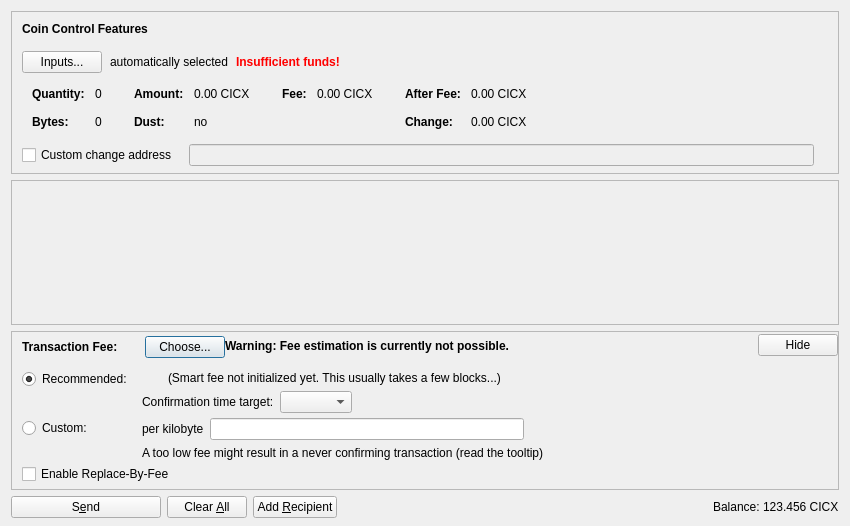
<?xml version="1.0" encoding="UTF-8"?>
<ui version="4.0">
 <class>SendCoinsDialog</class>
 <widget class="QDialog" name="SendCoinsDialog">
  <property name="geometry">
   <rect>
    <x>0</x>
    <y>0</y>
    <width>850</width>
    <height>526</height>
   </rect>
  </property>
  <property name="windowTitle">
   <string>Send Coins</string>
  </property>
  <layout class="QVBoxLayout" name="verticalLayout" stretch="0,1,0,0">
   <property name="bottomMargin">
    <number>8</number>
   </property>
   <item>
    <widget class="QFrame" name="frameCoinControl">
     <property name="sizePolicy">
      <sizepolicy hsizetype="Expanding" vsizetype="Expanding">
       <horstretch>0</horstretch>
       <verstretch>0</verstretch>
      </sizepolicy>
     </property>
     <property name="maximumSize">
      <size>
       <width>16777215</width>
       <height>16777215</height>
      </size>
     </property>
     <property name="frameShape">
      <enum>QFrame::StyledPanel</enum>
     </property>
     <property name="frameShadow">
      <enum>QFrame::Sunken</enum>
     </property>
     <layout class="QVBoxLayout" name="verticalLayoutCoinControl2">
      <property name="spacing">
       <number>0</number>
      </property>
      <property name="leftMargin">
       <number>0</number>
      </property>
      <property name="topMargin">
       <number>0</number>
      </property>
      <property name="rightMargin">
       <number>0</number>
      </property>
      <property name="bottomMargin">
       <number>6</number>
      </property>
      <item>
       <layout class="QVBoxLayout" name="verticalLayoutCoinControl" stretch="0,0,0,0,1">
        <property name="spacing">
         <number>0</number>
        </property>
        <property name="leftMargin">
         <number>10</number>
        </property>
        <property name="topMargin">
         <number>10</number>
        </property>
        <item>
         <layout class="QHBoxLayout" name="horizontalLayoutCoinControl1">
          <property name="bottomMargin">
           <number>15</number>
          </property>
          <item>
           <widget class="QLabel" name="labelCoinControlFeatures">
            <property name="sizePolicy">
             <sizepolicy hsizetype="Preferred" vsizetype="Maximum">
              <horstretch>0</horstretch>
              <verstretch>0</verstretch>
             </sizepolicy>
            </property>
            <property name="font">
             <font>
              <weight>75</weight>
              <bold>true</bold>
             </font>
            </property>
            <property name="styleSheet">
             <string notr="true">font-weight:bold;</string>
            </property>
            <property name="text">
             <string>Coin Control Features</string>
            </property>
           </widget>
          </item>
         </layout>
        </item>
        <item>
         <layout class="QHBoxLayout" name="horizontalLayoutCoinControl2" stretch="0,0,0,0">
          <property name="spacing">
           <number>8</number>
          </property>
          <property name="bottomMargin">
           <number>10</number>
          </property>
          <item>
           <widget class="QPushButton" name="pushButtonCoinControl">
            <property name="styleSheet">
             <string notr="true"/>
            </property>
            <property name="text">
             <string>Inputs...</string>
            </property>
            <property name="autoDefault">
             <bool>false</bool>
            </property>
           </widget>
          </item>
          <item>
           <widget class="QLabel" name="labelCoinControlAutomaticallySelected">
            <property name="text">
             <string>automatically selected</string>
            </property>
            <property name="margin">
             <number>5</number>
            </property>
           </widget>
          </item>
          <item>
           <widget class="QLabel" name="labelCoinControlInsuffFunds">
            <property name="font">
             <font>
              <weight>75</weight>
              <bold>true</bold>
             </font>
            </property>
            <property name="styleSheet">
             <string notr="true">color:red;font-weight:bold;</string>
            </property>
            <property name="text">
             <string>Insufficient funds!</string>
            </property>
            <property name="margin">
             <number>5</number>
            </property>
           </widget>
          </item>
          <item>
           <spacer name="horizontalSpacerCoinControl">
            <property name="orientation">
             <enum>Qt::Horizontal</enum>
            </property>
            <property name="sizeHint" stdset="0">
             <size>
              <width>40</width>
              <height>1</height>
             </size>
            </property>
           </spacer>
          </item>
         </layout>
        </item>
        <item>
         <widget class="QWidget" name="widgetCoinControl" native="true">
          <property name="sizePolicy">
           <sizepolicy hsizetype="Preferred" vsizetype="Preferred">
            <horstretch>0</horstretch>
            <verstretch>0</verstretch>
           </sizepolicy>
          </property>
          <property name="minimumSize">
           <size>
            <width>0</width>
            <height>0</height>
           </size>
          </property>
          <property name="styleSheet">
           <string notr="true"/>
          </property>
          <layout class="QHBoxLayout" name="horizontalLayoutCoinControl5">
           <property name="leftMargin">
            <number>0</number>
           </property>
           <property name="topMargin">
            <number>0</number>
           </property>
           <property name="rightMargin">
            <number>0</number>
           </property>
           <property name="bottomMargin">
            <number>0</number>
           </property>
           <item>
            <layout class="QHBoxLayout" name="horizontalLayoutCoinControl3" stretch="0,0,0,1">
             <property name="spacing">
              <number>20</number>
             </property>
             <property name="topMargin">
              <number>0</number>
             </property>
             <property name="bottomMargin">
              <number>10</number>
             </property>
             <item>
              <layout class="QFormLayout" name="formLayoutCoinControl1">
               <property name="horizontalSpacing">
                <number>10</number>
               </property>
               <property name="verticalSpacing">
                <number>14</number>
               </property>
               <property name="leftMargin">
                <number>10</number>
               </property>
               <property name="topMargin">
                <number>4</number>
               </property>
               <property name="rightMargin">
                <number>6</number>
               </property>
               <item row="0" column="0">
                <widget class="QLabel" name="labelCoinControlQuantityText">
                 <property name="font">
                  <font>
                   <weight>75</weight>
                   <bold>true</bold>
                  </font>
                 </property>
                 <property name="text">
                  <string>Quantity:</string>
                 </property>
                 <property name="margin">
                  <number>0</number>
                 </property>
                </widget>
               </item>
               <item row="0" column="1">
                <widget class="QLabel" name="labelCoinControlQuantity">
                 <property name="cursor">
                  <cursorShape>IBeamCursor</cursorShape>
                 </property>
                 <property name="contextMenuPolicy">
                  <enum>Qt::ActionsContextMenu</enum>
                 </property>
                 <property name="text">
                  <string notr="true">0</string>
                 </property>
                 <property name="margin">
                  <number>0</number>
                 </property>
                 <property name="textInteractionFlags">
                  <set>Qt::LinksAccessibleByMouse|Qt::TextSelectableByKeyboard|Qt::TextSelectableByMouse</set>
                 </property>
                </widget>
               </item>
               <item row="1" column="0">
                <widget class="QLabel" name="labelCoinControlBytesText">
                 <property name="font">
                  <font>
                   <weight>75</weight>
                   <bold>true</bold>
                  </font>
                 </property>
                 <property name="text">
                  <string>Bytes:</string>
                 </property>
                </widget>
               </item>
               <item row="1" column="1">
                <widget class="QLabel" name="labelCoinControlBytes">
                 <property name="cursor">
                  <cursorShape>IBeamCursor</cursorShape>
                 </property>
                 <property name="contextMenuPolicy">
                  <enum>Qt::ActionsContextMenu</enum>
                 </property>
                 <property name="text">
                  <string notr="true">0</string>
                 </property>
                 <property name="textInteractionFlags">
                  <set>Qt::LinksAccessibleByMouse|Qt::TextSelectableByKeyboard|Qt::TextSelectableByMouse</set>
                 </property>
                </widget>
               </item>
              </layout>
             </item>
             <item>
              <layout class="QFormLayout" name="formLayoutCoinControl2">
               <property name="horizontalSpacing">
                <number>10</number>
               </property>
               <property name="verticalSpacing">
                <number>14</number>
               </property>
               <property name="leftMargin">
                <number>6</number>
               </property>
               <property name="topMargin">
                <number>4</number>
               </property>
               <property name="rightMargin">
                <number>6</number>
               </property>
               <item row="0" column="0">
                <widget class="QLabel" name="labelCoinControlAmountText">
                 <property name="font">
                  <font>
                   <weight>75</weight>
                   <bold>true</bold>
                  </font>
                 </property>
                 <property name="text">
                  <string>Amount:</string>
                 </property>
                 <property name="margin">
                  <number>0</number>
                 </property>
                </widget>
               </item>
               <item row="0" column="1">
                <widget class="QLabel" name="labelCoinControlAmount">
                 <property name="cursor">
                  <cursorShape>IBeamCursor</cursorShape>
                 </property>
                 <property name="contextMenuPolicy">
                  <enum>Qt::ActionsContextMenu</enum>
                 </property>
                 <property name="text">
                  <string notr="true">0.00 CICX</string>
                 </property>
                 <property name="textInteractionFlags">
                  <set>Qt::LinksAccessibleByMouse|Qt::TextSelectableByKeyboard|Qt::TextSelectableByMouse</set>
                 </property>
                </widget>
               </item>
               <item row="1" column="0">
                <widget class="QLabel" name="labelCoinControlLowOutputText">
                 <property name="font">
                  <font>
                   <weight>75</weight>
                   <bold>true</bold>
                  </font>
                 </property>
                 <property name="text">
                  <string>Dust:</string>
                 </property>
                </widget>
               </item>
               <item row="1" column="1">
                <widget class="QLabel" name="labelCoinControlLowOutput">
                 <property name="cursor">
                  <cursorShape>IBeamCursor</cursorShape>
                 </property>
                 <property name="contextMenuPolicy">
                  <enum>Qt::ActionsContextMenu</enum>
                 </property>
                 <property name="text">
                  <string notr="true">no</string>
                 </property>
                 <property name="textInteractionFlags">
                  <set>Qt::LinksAccessibleByMouse|Qt::TextSelectableByKeyboard|Qt::TextSelectableByMouse</set>
                 </property>
                </widget>
               </item>
              </layout>
             </item>
             <item>
              <layout class="QFormLayout" name="formLayoutCoinControl3">
               <property name="horizontalSpacing">
                <number>10</number>
               </property>
               <property name="verticalSpacing">
                <number>14</number>
               </property>
               <property name="leftMargin">
                <number>6</number>
               </property>
               <property name="topMargin">
                <number>4</number>
               </property>
               <property name="rightMargin">
                <number>6</number>
               </property>
               <item row="0" column="0">
                <widget class="QLabel" name="labelCoinControlFeeText">
                 <property name="font">
                  <font>
                   <weight>75</weight>
                   <bold>true</bold>
                  </font>
                 </property>
                 <property name="text">
                  <string>Fee:</string>
                 </property>
                 <property name="margin">
                  <number>0</number>
                 </property>
                </widget>
               </item>
               <item row="0" column="1">
                <widget class="QLabel" name="labelCoinControlFee">
                 <property name="cursor">
                  <cursorShape>IBeamCursor</cursorShape>
                 </property>
                 <property name="contextMenuPolicy">
                  <enum>Qt::ActionsContextMenu</enum>
                 </property>
                 <property name="text">
                  <string notr="true">0.00 CICX</string>
                 </property>
                 <property name="textInteractionFlags">
                  <set>Qt::LinksAccessibleByMouse|Qt::TextSelectableByKeyboard|Qt::TextSelectableByMouse</set>
                 </property>
                </widget>
               </item>
              </layout>
             </item>
             <item>
              <layout class="QFormLayout" name="formLayoutCoinControl4">
               <property name="horizontalSpacing">
                <number>10</number>
               </property>
               <property name="verticalSpacing">
                <number>14</number>
               </property>
               <property name="leftMargin">
                <number>6</number>
               </property>
               <property name="topMargin">
                <number>4</number>
               </property>
               <property name="rightMargin">
                <number>6</number>
               </property>
               <item row="0" column="0">
                <widget class="QLabel" name="labelCoinControlAfterFeeText">
                 <property name="font">
                  <font>
                   <weight>75</weight>
                   <bold>true</bold>
                  </font>
                 </property>
                 <property name="text">
                  <string>After Fee:</string>
                 </property>
                 <property name="margin">
                  <number>0</number>
                 </property>
                </widget>
               </item>
               <item row="0" column="1">
                <widget class="QLabel" name="labelCoinControlAfterFee">
                 <property name="cursor">
                  <cursorShape>IBeamCursor</cursorShape>
                 </property>
                 <property name="contextMenuPolicy">
                  <enum>Qt::ActionsContextMenu</enum>
                 </property>
                 <property name="text">
                  <string notr="true">0.00 CICX</string>
                 </property>
                 <property name="textInteractionFlags">
                  <set>Qt::LinksAccessibleByMouse|Qt::TextSelectableByKeyboard|Qt::TextSelectableByMouse</set>
                 </property>
                </widget>
               </item>
               <item row="1" column="0">
                <widget class="QLabel" name="labelCoinControlChangeText">
                 <property name="font">
                  <font>
                   <weight>75</weight>
                   <bold>true</bold>
                  </font>
                 </property>
                 <property name="text">
                  <string>Change:</string>
                 </property>
                </widget>
               </item>
               <item row="1" column="1">
                <widget class="QLabel" name="labelCoinControlChange">
                 <property name="cursor">
                  <cursorShape>IBeamCursor</cursorShape>
                 </property>
                 <property name="contextMenuPolicy">
                  <enum>Qt::ActionsContextMenu</enum>
                 </property>
                 <property name="text">
                  <string notr="true">0.00 CICX</string>
                 </property>
                 <property name="textInteractionFlags">
                  <set>Qt::LinksAccessibleByMouse|Qt::TextSelectableByKeyboard|Qt::TextSelectableByMouse</set>
                 </property>
                </widget>
               </item>
              </layout>
             </item>
            </layout>
           </item>
          </layout>
         </widget>
        </item>
        <item>
         <layout class="QHBoxLayout" name="horizontalLayoutCoinControl4" stretch="0,0,0">
          <property name="spacing">
           <number>12</number>
          </property>
          <property name="sizeConstraint">
           <enum>QLayout::SetDefaultConstraint</enum>
          </property>
          <property name="topMargin">
           <number>5</number>
          </property>
          <property name="rightMargin">
           <number>5</number>
          </property>
          <item>
           <widget class="QCheckBox" name="checkBoxCoinControlChange">
            <property name="toolTip">
             <string>If this is activated, but the change address is empty or invalid, change will be sent to a newly generated address.</string>
            </property>
            <property name="text">
             <string>Custom change address</string>
            </property>
           </widget>
          </item>
          <item>
           <widget class="QValidatedLineEdit" name="lineEditCoinControlChange">
            <property name="enabled">
             <bool>false</bool>
            </property>
            <property name="sizePolicy">
             <sizepolicy hsizetype="Expanding" vsizetype="Fixed">
              <horstretch>0</horstretch>
              <verstretch>0</verstretch>
             </sizepolicy>
            </property>
           </widget>
          </item>
          <item>
           <widget class="QLabel" name="labelCoinControlChangeLabel">
            <property name="sizePolicy">
             <sizepolicy hsizetype="Preferred" vsizetype="Expanding">
              <horstretch>0</horstretch>
              <verstretch>0</verstretch>
             </sizepolicy>
            </property>
            <property name="minimumSize">
             <size>
              <width>0</width>
              <height>0</height>
             </size>
            </property>
            <property name="text">
             <string/>
            </property>
            <property name="margin">
             <number>3</number>
            </property>
           </widget>
          </item>
         </layout>
        </item>
        <item>
         <spacer name="verticalSpacerCoinControl">
          <property name="orientation">
           <enum>Qt::Vertical</enum>
          </property>
          <property name="sizeHint" stdset="0">
           <size>
            <width>800</width>
            <height>1</height>
           </size>
          </property>
         </spacer>
        </item>
       </layout>
      </item>
     </layout>
    </widget>
   </item>
   <item>
    <widget class="QScrollArea" name="scrollArea">
     <property name="widgetResizable">
      <bool>true</bool>
     </property>
     <widget class="QWidget" name="scrollAreaWidgetContents">
      <property name="geometry">
       <rect>
        <x>0</x>
        <y>0</y>
        <width>830</width>
        <height>104</height>
       </rect>
      </property>
      <layout class="QVBoxLayout" name="verticalLayout_2" stretch="0,1">
       <property name="leftMargin">
        <number>0</number>
       </property>
       <property name="topMargin">
        <number>0</number>
       </property>
       <property name="rightMargin">
        <number>0</number>
       </property>
       <property name="bottomMargin">
        <number>0</number>
       </property>
       <item>
        <layout class="QVBoxLayout" name="entries">
         <property name="spacing">
          <number>6</number>
         </property>
        </layout>
       </item>
       <item>
        <spacer name="verticalSpacer">
         <property name="orientation">
          <enum>Qt::Vertical</enum>
         </property>
         <property name="sizeHint" stdset="0">
          <size>
           <width>20</width>
           <height>40</height>
          </size>
         </property>
        </spacer>
       </item>
      </layout>
     </widget>
    </widget>
   </item>
   <item>
    <widget class="QFrame" name="frameFee">
     <property name="sizePolicy">
      <sizepolicy hsizetype="Expanding" vsizetype="Expanding">
       <horstretch>0</horstretch>
       <verstretch>0</verstretch>
      </sizepolicy>
     </property>
     <property name="maximumSize">
      <size>
       <width>16777215</width>
       <height>16777215</height>
      </size>
     </property>
     <property name="frameShape">
      <enum>QFrame::StyledPanel</enum>
     </property>
     <property name="frameShadow">
      <enum>QFrame::Sunken</enum>
     </property>
     <layout class="QVBoxLayout" name="verticalLayoutFee1">
      <property name="spacing">
       <number>0</number>
      </property>
      <property name="leftMargin">
       <number>0</number>
      </property>
      <property name="topMargin">
       <number>0</number>
      </property>
      <property name="rightMargin">
       <number>0</number>
      </property>
      <property name="bottomMargin">
       <number>0</number>
      </property>
      <item>
       <layout class="QVBoxLayout" name="verticalLayoutFee2" stretch="0,0,0">
        <property name="spacing">
         <number>0</number>
        </property>
        <property name="leftMargin">
         <number>10</number>
        </property>
        <property name="topMargin">
         <number>0</number>
        </property>
        <item>
         <layout class="QHBoxLayout" name="horizontalLayoutFee1">
          <property name="bottomMargin">
           <number>0</number>
          </property>
          <item>
           <layout class="QVBoxLayout" name="verticalLayoutFee7">
            <property name="spacing">
             <number>0</number>
            </property>
            <item>
             <spacer name="verticalSpacerSmartFee">
              <property name="orientation">
               <enum>Qt::Vertical</enum>
              </property>
              <property name="sizeType">
               <enum>QSizePolicy::Fixed</enum>
              </property>
              <property name="sizeHint" stdset="0">
               <size>
                <width>1</width>
                <height>4</height>
               </size>
              </property>
             </spacer>
            </item>
            <item>
             <layout class="QHBoxLayout" name="horizontalLayoutSmartFee">
              <property name="spacing">
               <number>10</number>
              </property>
              <item>
               <widget class="QLabel" name="labelFeeHeadline">
                <property name="sizePolicy">
                 <sizepolicy hsizetype="Preferred" vsizetype="Maximum">
                  <horstretch>0</horstretch>
                  <verstretch>0</verstretch>
                 </sizepolicy>
                </property>
                <property name="font">
                 <font>
                  <weight>75</weight>
                  <bold>true</bold>
                 </font>
                </property>
                <property name="styleSheet">
                 <string notr="true">font-weight:bold;</string>
                </property>
                <property name="text">
                 <string>Transaction Fee:</string>
                </property>
               </widget>
              </item>
              <item>
               <widget class="QLabel" name="labelFeeMinimized">
                <property name="text">
                 <string/>
                </property>
               </widget>
              </item>
              <item>
               <widget class="QPushButton" name="buttonChooseFee">
                <property name="text">
                 <string>Choose...</string>
                </property>
               </widget>
              </item>
             </layout>
            </item>
            <item>
             <spacer name="verticalSpacer_5">
              <property name="orientation">
               <enum>Qt::Vertical</enum>
              </property>
              <property name="sizeHint" stdset="0">
               <size>
                <width>1</width>
                <height>1</height>
               </size>
              </property>
             </spacer>
            </item>
           </layout>
          </item>
          <item>
           <widget class="QLabel" name="fallbackFeeWarningLabel">
            <property name="toolTip">
             <string>Using the fallbackfee can result in sending a transaction that will take several hours or days (or never) to confirm. Consider choosing your fee manually or wait until you have validated the complete chain.</string>
            </property>
            <property name="font">
            <font>
                <weight>75</weight>
                <bold>true</bold>
            </font>
            </property>
            <property name="text">
             <string>Warning: Fee estimation is currently not possible.</string>
            </property>
            <property name="wordWrap">
             <bool>false</bool>
            </property>
           </widget>
          </item>
          <item>
           <spacer name="horizontalSpacer_4">
            <property name="orientation">
             <enum>Qt::Horizontal</enum>
            </property>
            <property name="sizeType">
             <enum>QSizePolicy::MinimumExpanding</enum>
            </property>
            <property name="sizeHint" stdset="0">
             <size>
              <width>40</width>
              <height>20</height>
             </size>
            </property>
           </spacer>
          </item>
          <item>
           <widget class="QPushButton" name="buttonMinimizeFee">
            <property name="toolTip">
             <string>collapse fee-settings</string>
            </property>
            <property name="text">
             <string>Hide</string>
            </property>
           </widget>
          </item>
         </layout>
        </item>
        <item>
         <widget class="QFrame" name="frameFeeSelection">
          <layout class="QVBoxLayout" name="verticalLayoutFee12">
           <property name="spacing">
            <number>0</number>
           </property>
           <property name="leftMargin">
            <number>0</number>
           </property>
           <property name="topMargin">
            <number>0</number>
           </property>
           <property name="rightMargin">
            <number>0</number>
           </property>
           <property name="bottomMargin">
            <number>0</number>
           </property>
           <item>
            <layout class="QGridLayout" name="gridLayoutFee">
             <property name="topMargin">
              <number>10</number>
             </property>
             <property name="bottomMargin">
              <number>4</number>
             </property>
             <property name="horizontalSpacing">
              <number>10</number>
             </property>
             <property name="verticalSpacing">
              <number>4</number>
             </property>
             <item row="1" column="1">
              <layout class="QVBoxLayout" name="verticalLayoutFee8">
               <property name="spacing">
                <number>6</number>
               </property>
               <item>
                <layout class="QHBoxLayout" name="horizontalLayoutFee13">
                 <item>
                  <widget class="QLabel" name="labelCustomPerKilobyte">
                   <property name="toolTip">
                    <string>Specify a custom fee per kB (1,000 bytes) of the transaction's virtual size.

Note:  Since the fee is calculated on a per-byte basis, a fee of "100 satoshis per kB" for a transaction size of 500 bytes (half of 1 kB) would ultimately yield a fee of only 50 satoshis.</string>
                   </property>
                   <property name="text">
                    <string>per kilobyte</string>
                   </property>
                  </widget>
                 </item>
                 <item>
                  <widget class="CicoinAmountField" name="customFee"/>
                 </item>
                 <item>
                  <spacer name="horizontalSpacer_6">
                   <property name="orientation">
                    <enum>Qt::Horizontal</enum>
                   </property>
                   <property name="sizeHint" stdset="0">
                    <size>
                     <width>1</width>
                     <height>1</height>
                    </size>
                   </property>
                  </spacer>
                 </item>
                </layout>
               </item>
               <item>
                <layout class="QHBoxLayout" name="horizontalLayoutFee8">
                 <item>
                  <widget class="QLabel" name="labelCustomFeeWarning">
                   <property name="enabled">
                    <bool>true</bool>
                   </property>
                   <property name="toolTip">
                    <string>When there is less transaction volume than space in the blocks, miners as well as relaying nodes may enforce a minimum fee. Paying only this minimum fee is just fine, but be aware that this can result in a never confirming transaction once there is more demand for cicoin transactions than the network can process.</string>
                   </property>
                   <property name="text">
                    <string>A too low fee might result in a never confirming transaction (read the tooltip)</string>
                   </property>
                  </widget>
                 </item>
                 <item>
                  <spacer name="horizontalSpacer_2">
                   <property name="orientation">
                    <enum>Qt::Horizontal</enum>
                   </property>
                   <property name="sizeHint" stdset="0">
                    <size>
                     <width>1</width>
                     <height>1</height>
                    </size>
                   </property>
                  </spacer>
                 </item>
                </layout>
               </item>
              </layout>
             </item>
             <item row="0" column="0">
              <layout class="QVBoxLayout" name="verticalLayoutFee4" stretch="0,1">
               <item>
                <widget class="QRadioButton" name="radioSmartFee">
                 <property name="text">
                  <string>Recommended:</string>
                 </property>
                 <property name="checked">
                  <bool>true</bool>
                 </property>
                 <attribute name="buttonGroup">
                  <string notr="true">groupFee</string>
                 </attribute>
                </widget>
               </item>
               <item>
                <spacer name="verticalSpacer_2">
                 <property name="orientation">
                  <enum>Qt::Vertical</enum>
                 </property>
                 <property name="sizeHint" stdset="0">
                  <size>
                   <width>1</width>
                   <height>1</height>
                  </size>
                 </property>
                </spacer>
               </item>
              </layout>
             </item>
             <item row="1" column="0">
              <layout class="QVBoxLayout" name="verticalLayoutFee9" stretch="0,1">
               <item>
                <widget class="QRadioButton" name="radioCustomFee">
                 <property name="text">
                  <string>Custom:</string>
                 </property>
                 <attribute name="buttonGroup">
                  <string notr="true">groupFee</string>
                 </attribute>
                </widget>
               </item>
               <item>
                <spacer name="verticalSpacer_6">
                 <property name="orientation">
                  <enum>Qt::Vertical</enum>
                 </property>
                 <property name="sizeHint" stdset="0">
                  <size>
                   <width>1</width>
                   <height>1</height>
                  </size>
                 </property>
                </spacer>
               </item>
              </layout>
             </item>
             <item row="0" column="1">
              <layout class="QVBoxLayout" name="verticalLayoutFee3" stretch="0,0,1">
               <property name="spacing">
                <number>6</number>
               </property>
               <property name="topMargin">
                <number>2</number>
               </property>
               <item>
                <layout class="QHBoxLayout" name="horizontalLayoutFee12">
                 <item>
                  <widget class="QLabel" name="labelSmartFee">
                   <property name="text">
                    <string/>
                   </property>
                  </widget>
                 </item>
                 <item>
                  <widget class="QLabel" name="labelFeeEstimation">
                   <property name="text">
                    <string/>
                   </property>
                  </widget>
                 </item>
                 <item>
                  <widget class="QLabel" name="labelSmartFee2">
                   <property name="text">
                    <string>(Smart fee not initialized yet. This usually takes a few blocks...)</string>
                   </property>
                  </widget>
                 </item>
                 <item>
                  <spacer name="horizontalSpacer_5">
                   <property name="orientation">
                    <enum>Qt::Horizontal</enum>
                   </property>
                   <property name="sizeHint" stdset="0">
                    <size>
                     <width>1</width>
                     <height>1</height>
                    </size>
                   </property>
                  </spacer>
                 </item>
                </layout>
               </item>
               <item>
                <layout class="QHBoxLayout" name="horizontalLayoutFee9">
                 <item>
                  <layout class="QVBoxLayout" name="verticalLayoutFee6">
                   <item>
                    <widget class="QLabel" name="labelSmartFee3">
                     <property name="text">
                      <string>Confirmation time target:</string>
                     </property>
                    </widget>
                   </item>
                  </layout>
                 </item>
                 <item>
                  <layout class="QVBoxLayout" name="verticalLayoutFee5">
                   <property name="rightMargin">
                    <number>30</number>
                   </property>
                   <item>
                    <layout class="QHBoxLayout" name="horizontalLayoutConfTarget">
                     <property name="bottomMargin">
                      <number>0</number>
                     </property>
                     <item>
                      <widget class="QComboBox" name="confTargetSelector"/>
                     </item>
                     <item>
                      <spacer name="horizontalSpacerConfTarget">
                       <property name="orientation">
                        <enum>Qt::Horizontal</enum>
                       </property>
                       <property name="sizeHint" stdset="0">
                        <size>
                         <width>40</width>
                         <height>20</height>
                        </size>
                       </property>
                      </spacer>
                     </item>
                    </layout>
                   </item>
                  </layout>
                 </item>
                </layout>
               </item>
               <item>
                <spacer name="verticalSpacer_4">
                 <property name="orientation">
                  <enum>Qt::Vertical</enum>
                 </property>
                 <property name="sizeHint" stdset="0">
                  <size>
                   <width>1</width>
                   <height>1</height>
                  </size>
                 </property>
                </spacer>
               </item>
              </layout>
             </item>
            </layout>
           </item>
           <item>
            <widget class="QCheckBox" name="optInRBF">
             <property name="text">
              <string>Enable Replace-By-Fee</string>
             </property>
             <property name="toolTip">
              <string>With Replace-By-Fee (BIP-125) you can increase a transaction's fee after it is sent. Without this, a higher fee may be recommended to compensate for increased transaction delay risk.</string>
             </property>
            </widget>
           </item>
          </layout>
         </widget>
        </item>
        <item>
         <spacer name="verticalSpacerFee">
          <property name="orientation">
           <enum>Qt::Vertical</enum>
          </property>
          <property name="sizeHint" stdset="0">
           <size>
            <width>40</width>
            <height>5</height>
           </size>
          </property>
         </spacer>
        </item>
       </layout>
      </item>
     </layout>
    </widget>
   </item>
   <item>
    <layout class="QHBoxLayout" name="horizontalLayout">
     <item>
      <widget class="QPushButton" name="sendButton">
       <property name="minimumSize">
        <size>
         <width>150</width>
         <height>0</height>
        </size>
       </property>
       <property name="toolTip">
        <string>Confirm the send action</string>
       </property>
       <property name="text">
        <string>S&amp;end</string>
       </property>
       <property name="icon">
        <iconset resource="../cicoin.qrc">
         <normaloff>:/icons/send</normaloff>:/icons/send</iconset>
       </property>
       <property name="autoDefault">
        <bool>false</bool>
       </property>
       <property name="default">
        <bool>false</bool>
       </property>
      </widget>
     </item>
     <item>
      <widget class="QPushButton" name="clearButton">
       <property name="sizePolicy">
        <sizepolicy hsizetype="Minimum" vsizetype="Fixed">
         <horstretch>0</horstretch>
         <verstretch>0</verstretch>
        </sizepolicy>
       </property>
       <property name="toolTip">
        <string>Clear all fields of the form.</string>
       </property>
       <property name="text">
        <string>Clear &amp;All</string>
       </property>
       <property name="icon">
        <iconset resource="../cicoin.qrc">
         <normaloff>:/icons/remove</normaloff>:/icons/remove</iconset>
       </property>
       <property name="autoDefault">
        <bool>false</bool>
       </property>
      </widget>
     </item>
     <item>
      <widget class="QPushButton" name="addButton">
       <property name="toolTip">
        <string>Send to multiple recipients at once</string>
       </property>
       <property name="text">
        <string>Add &amp;Recipient</string>
       </property>
       <property name="icon">
        <iconset resource="../cicoin.qrc">
         <normaloff>:/icons/add</normaloff>:/icons/add</iconset>
       </property>
       <property name="autoDefault">
        <bool>false</bool>
       </property>
      </widget>
     </item>
     <item>
      <spacer name="horizontalSpacer">
       <property name="orientation">
        <enum>Qt::Horizontal</enum>
       </property>
       <property name="sizeHint" stdset="0">
        <size>
         <width>40</width>
         <height>20</height>
        </size>
       </property>
      </spacer>
     </item>
     <item>
      <layout class="QHBoxLayout" name="horizontalLayout_2">
       <property name="spacing">
        <number>3</number>
       </property>
       <item>
        <widget class="QLabel" name="label">
         <property name="sizePolicy">
          <sizepolicy hsizetype="Preferred" vsizetype="Fixed">
           <horstretch>0</horstretch>
           <verstretch>0</verstretch>
          </sizepolicy>
         </property>
         <property name="text">
          <string>Balance:</string>
         </property>
        </widget>
       </item>
       <item>
        <widget class="QLabel" name="labelBalance">
         <property name="sizePolicy">
          <sizepolicy hsizetype="Preferred" vsizetype="Fixed">
           <horstretch>0</horstretch>
           <verstretch>0</verstretch>
          </sizepolicy>
         </property>
         <property name="cursor">
          <cursorShape>IBeamCursor</cursorShape>
         </property>
         <property name="text">
          <string notr="true">123.456 CICX</string>
         </property>
         <property name="textInteractionFlags">
          <set>Qt::LinksAccessibleByMouse|Qt::TextSelectableByKeyboard|Qt::TextSelectableByMouse</set>
         </property>
        </widget>
       </item>
      </layout>
     </item>
    </layout>
   </item>
  </layout>
 </widget>
 <customwidgets>
  <customwidget>
   <class>QValidatedLineEdit</class>
   <extends>QLineEdit</extends>
   <header>qt/qvalidatedlineedit.h</header>
  </customwidget>
  <customwidget>
   <class>CicoinAmountField</class>
   <extends>QLineEdit</extends>
   <header>qt/cicoinamountfield.h</header>
   <container>1</container>
  </customwidget>
 </customwidgets>
 <resources>
  <include location="../cicoin.qrc"/>
 </resources>
 <connections/>
 <buttongroups>
  <buttongroup name="groupFee"/>
 </buttongroups>
</ui>
